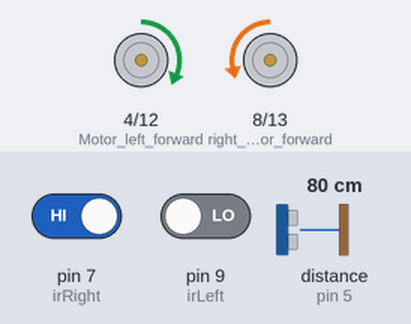
This sketch was run on a simulated Arduino Uno, built with avr-gcc and run on an emulated ATmega328P. Shown: motor-driver pin pairs drawn as motors (green arrow = first pin HIGH = forward, orange = second pin HIGH = backward, longer = more drive, scaled by the enable pin). Wiring (inferred from the names in the program): ultrasonic range finder: trigger pin 6; echo pin 5. The test bench sets the inputs (shaded band); at power-on: distance to the obstacle (sensor on pin 5) 80 cm, pin 7 (irRight) HIGH, pin 9 (irLeft) LOW. The echo pulse lasts 58.3 µs per cm.

Above: at 1.2 s.
1.3 s: distance to the obstacle (sensor on pin 5) set to 19 cm
2.8 s: distance to the obstacle (sensor on pin 5) set to 15 cm
At 3.6 s:
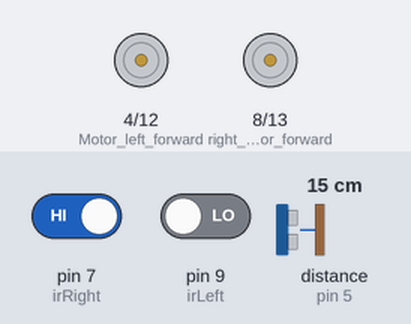
5.8 s: distance to the obstacle (sensor on pin 5) set to 18 cm
7.3 s: distance to the obstacle (sensor on pin 5) set to 2 cm
At 8.42 s:
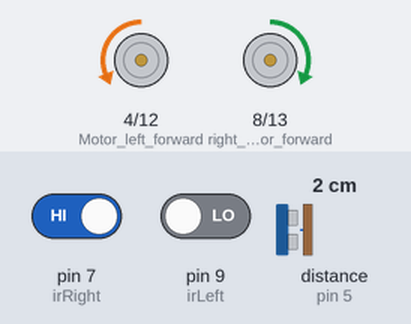
At 9.0 s:
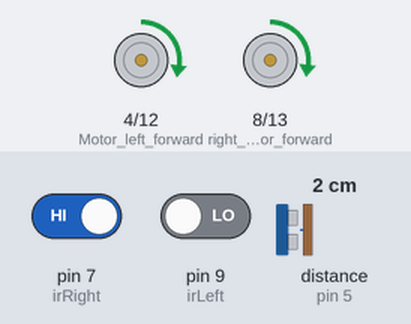
Timing chart, 0 to 11.3 s (numbered marks = the images above; inputs shaded):
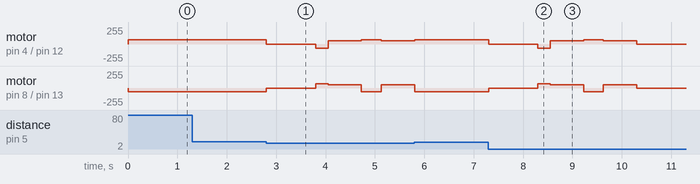

Measured:
- the behaviour switches between 17 and 16 cm on distance to the obstacle (sensor on pin 5) (found by bisection; images 0 and 1)
- after the input at 1.3 s, every drawn part: stays the same

The sketch:

Main.ino
```cpp
// Variables used in measuring distance
long duration;
int distance;
// Ultrasonic sensor pins
#define TRIGGER_PIN 6
#define ECHO_PIN 5
// IR sensors pins
#define irLeft 9
#define irRight 7
// H-bridge pins
// Right motor
#define rightEnable 10
int right_motor_forward=8;
int right_motor_backward=13;
// Left motor
#define leftEnable 11
int Motor_left_forward=4;
int Motor_left_backward=12;

void setup() {
  // Defining the Arduino pins
  // Ultrasonic sensor
  pinMode(TRIGGER_PIN, OUTPUT);
  pinMode(ECHO_PIN, INPUT);
  // IR sensors
  pinMode(irRight,INPUT);
  pinMode(irLeft,INPUT);
  // H-bridge sensors
  // Enable pins for speed
  pinMode(rightEnable, OUTPUT);
  pinMode(leftEnable, OUTPUT);
  // Input pins for direction
  pinMode(right_motor_forward,OUTPUT);
  pinMode(right_motor_backward,OUTPUT);
  pinMode(Motor_left_forward,OUTPUT);
  pinMode(Motor_left_backward,OUTPUT);
}

void loop() {
  // Save the distance that the ultrasonic calculates in a variable
  distance = getDistance();
  // If there is an obstacle close nearby, the car avoids it
  if (distance <= 15) {
    // Stop for a second
    Stop();
    delay(1000);
    // The car redirects itself left and moves for 675 milliseconds
    moveLeft();
    delay(250);
    moveForward();
    delay(675);
    // The car redirects itself right and moves for 675 milliseconds
    moveRight();
    delay(400);
    moveForward();
    delay(675);

  }
  // If there are no obstacles, it follows the line
  else {
   // When the left sensor sees black, the car goes left
    if (digitalRead(irLeft) == 1 && digitalRead(irRight) == 0) {
      moveLeft();
    }
    // When the right sensor sees black, the car goes right
    else if (digitalRead(irLeft) == 0 && digitalRead(irRight) == 1) {
      moveRight();
    }
    // If both sensors see the same color, the car goes forward
    else {
      moveForward();
    }
  }
}

int getDistance() {
  // Clears the trigger pin condition
  digitalWrite(TRIGGER_PIN, LOW);
  delayMicroseconds(2);
  // Sets the trigger pin HIGH (ACTIVE) for 10 microseconds
  digitalWrite(TRIGGER_PIN, HIGH);
  delayMicroseconds(10);
  digitalWrite(TRIGGER_PIN, LOW);
  // Reads the echo pin, returns the sound wave travel time in microseconds
  duration = pulseIn(ECHO_PIN, HIGH);
  // Calculating the distance
  distance = duration * 0.034 / 2;  //Speed of sound wave divided by 2 (back and forth)
  return distance;
}
// Stop the motors by not giving them neither polarity nor speed
void Stop() {
  digitalWrite(Motor_left_forward, 0);
  digitalWrite(Motor_left_backward, 0);
  digitalWrite(right_motor_forward, 0);
  digitalWrite(right_motor_backward, 0);
  analogWrite(rightEnable, 0);
  analogWrite(leftEnable, 0);
}
// Move forward by giving the motors the same polarity, with slightly different speeds to compensate for physical errors
void moveForward() {
  digitalWrite(Motor_left_forward, HIGH);
  digitalWrite(Motor_left_backward, 0);
  digitalWrite(right_motor_forward, HIGH);
  digitalWrite(right_motor_backward, 0);
  analogWrite(rightEnable, 50);
  analogWrite(leftEnable, 51);
}
// Turn right by moving the left motor forward and the right one backward, with different speeds to make the car follow the line smoothly
void moveRight() {
  digitalWrite(Motor_left_forward, HIGH);
  digitalWrite(Motor_left_backward, 0);
  digitalWrite(right_motor_forward, 0);
  digitalWrite(right_motor_backward, HIGH);
  analogWrite(rightEnable, 55);
  analogWrite(leftEnable, 65);
}
// Turn left by moving the right motor forward and the left one backward, with different speeds to make the car follow the line smoothly
void moveLeft()
{
  digitalWrite(Motor_left_forward, 0);
  digitalWrite(Motor_left_backward, HIGH);
  digitalWrite(right_motor_forward, HIGH);
  digitalWrite(right_motor_backward, 0);
  analogWrite(rightEnable,65);
  analogWrite(leftEnable,55);
}
```
